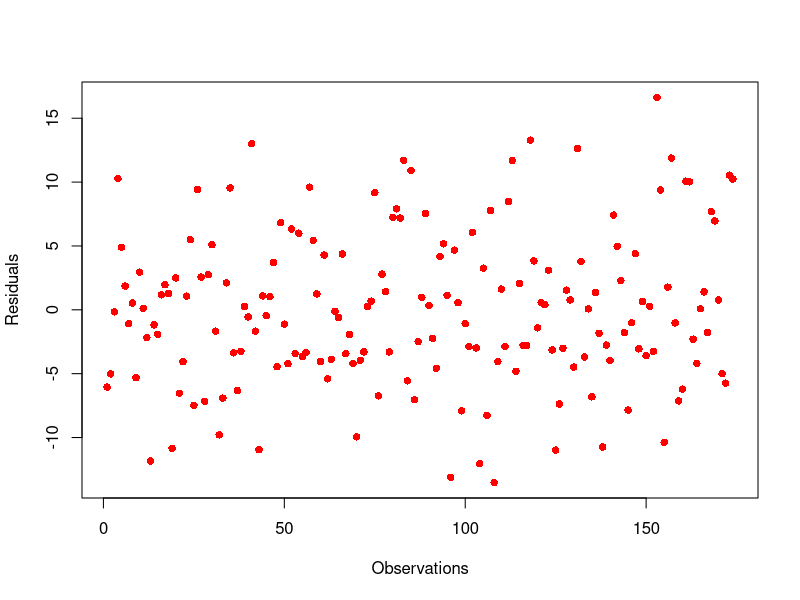
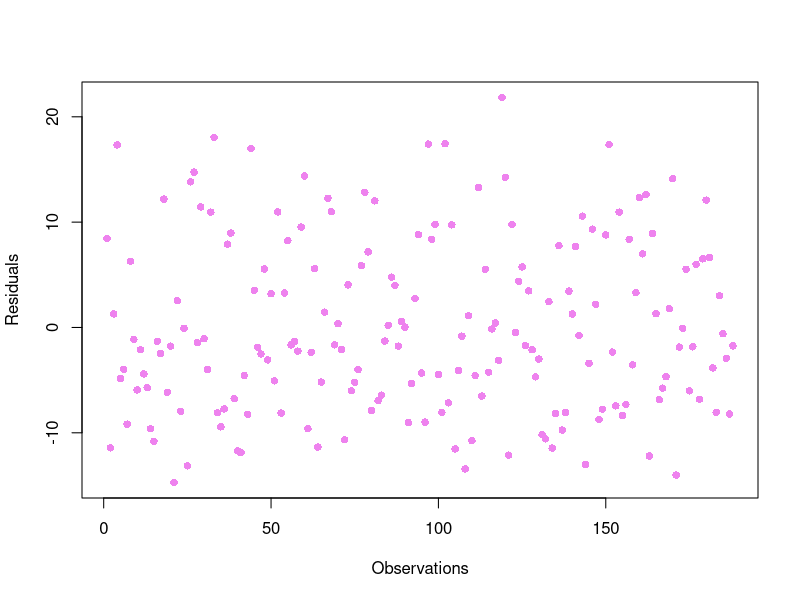
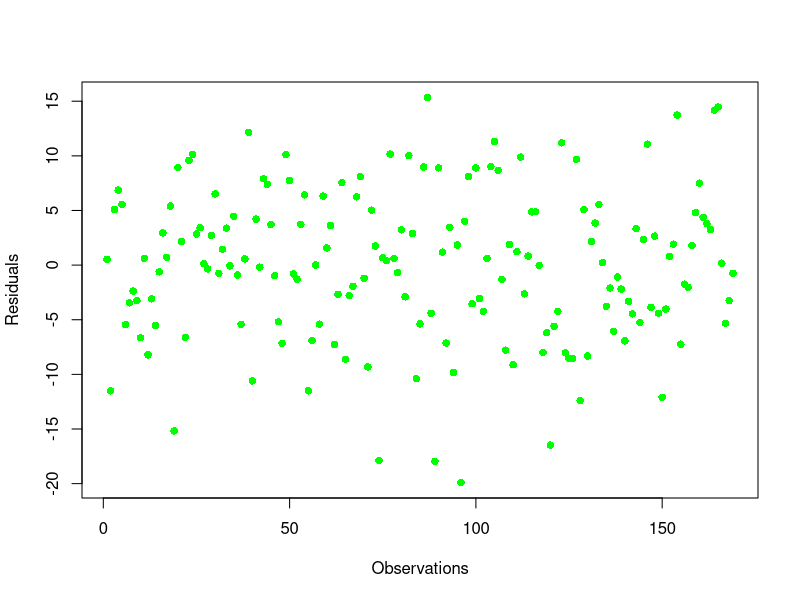
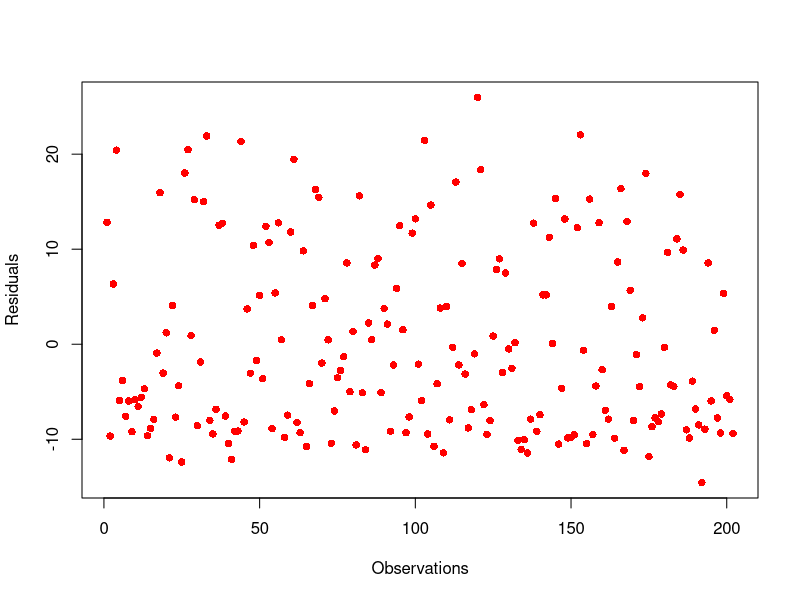
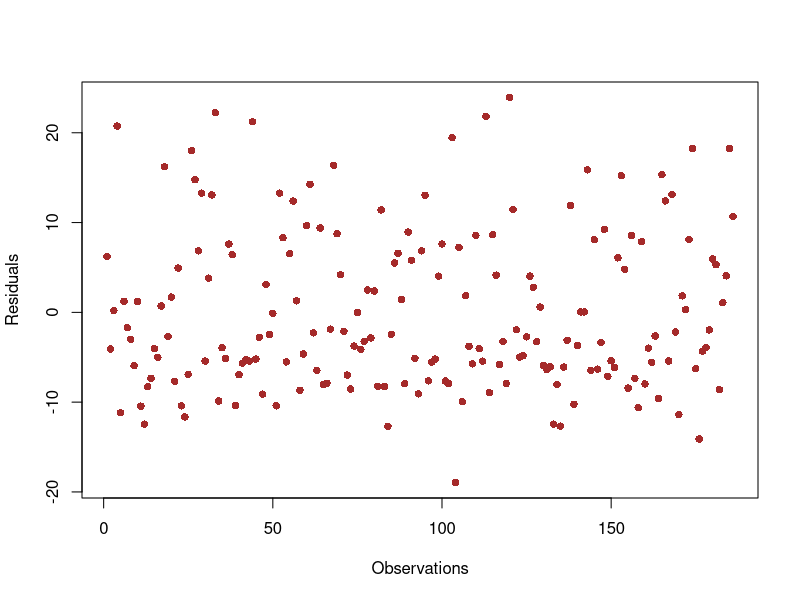
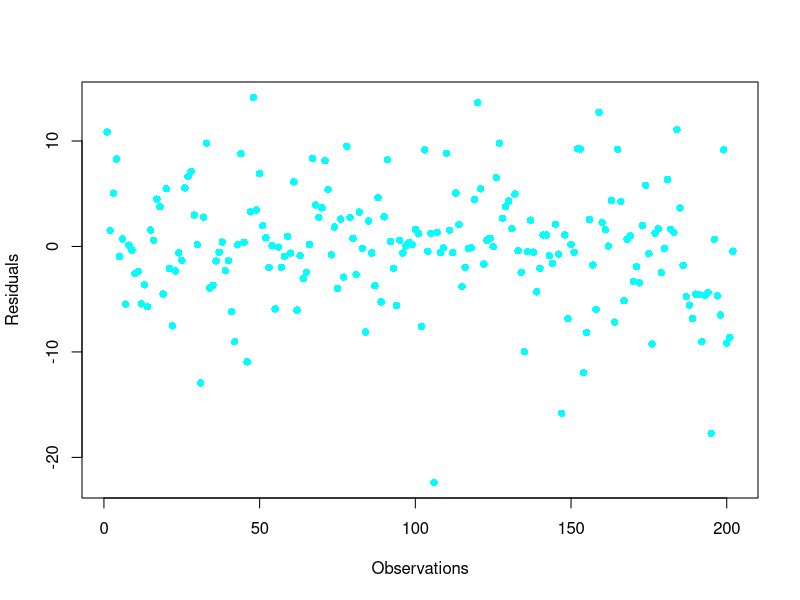
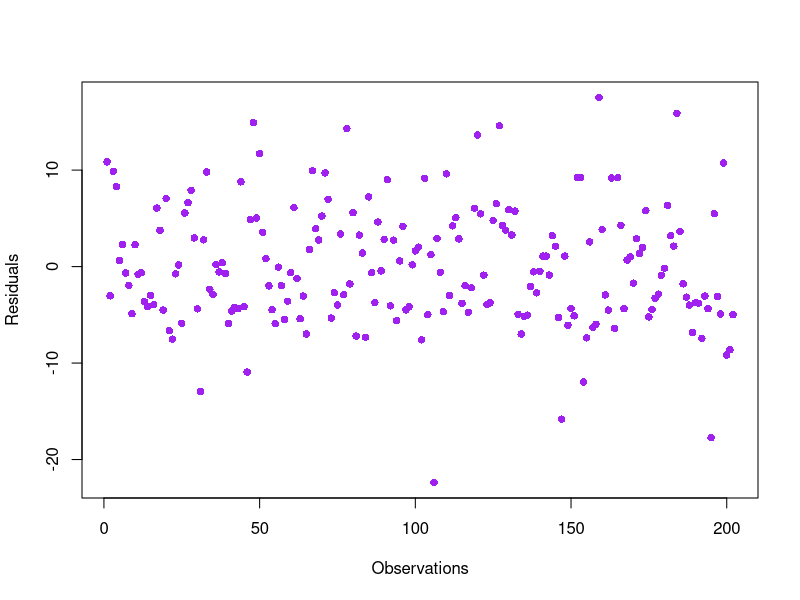
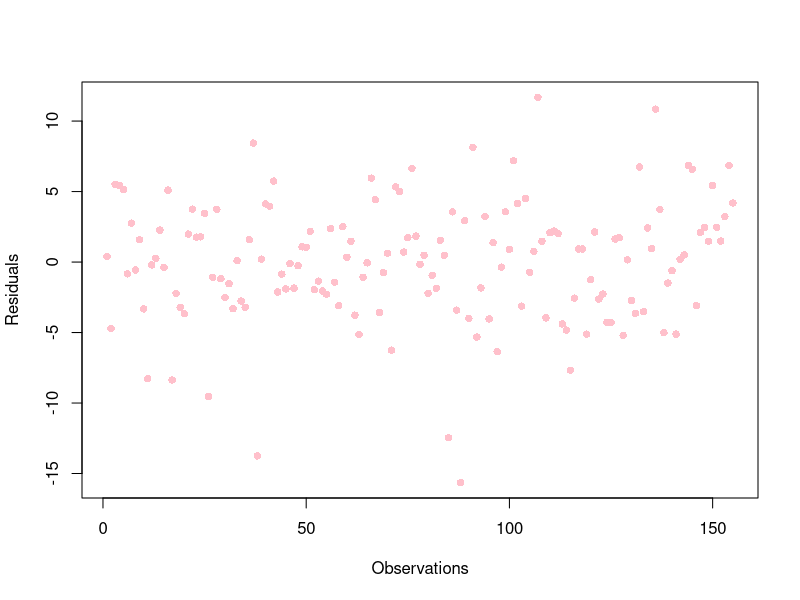

Here is the R script that generated these plots, in order:
## ---- chunk 1
library(tidyverse) 
data <- read.csv("world_clean.csv")
## ---- chunk 2
# fit the model
lm_birth_rate_predicted_by_years_in_school <- 
  lm(crude_birth_rate_perK ~  years_in_school , data = data) 
# get the coefficient table
summary(lm_birth_rate_predicted_by_years_in_school)$coeff
# make a residual plot
plot(lm_birth_rate_predicted_by_years_in_school$residuals, 
     pch = 16, col = "red", xlab = "Observations", ylab = "Residuals")
## ---- chunk 3
# fit the model
lm_birth_rate_predicted_by_gdp <- 
  lm(crude_birth_rate_perK ~  gdp , data = data) 
# get the coefficient table
summary(lm_birth_rate_predicted_by_gdp)$coeff
# make a residual plot
plot(lm_birth_rate_predicted_by_gdp$residuals, 
     pch = 16, col = "violet", xlab = "Observations", ylab = "Residuals")
## ---- chunk 4
# fit the model
lm_birth_rate_predicted_by_any_method <- 
  lm(crude_birth_rate_perK ~  any_method , data = data) 
# get the coefficient table
summary(lm_birth_rate_predicted_by_any_method)$coeff
# make a residual plot
plot(lm_birth_rate_predicted_by_any_method$residuals, 
     pch = 16, col = "green", xlab = "Observations", ylab = "Residuals")
## ---- chunk 5
# fit the model
lm_birth_rate_predicted_by_mean_age_of_childbearing <-
  lm(crude_birth_rate_perK ~  mean_age_of_childbearing , data = data) 
# get the coefficient table
summary(lm_birth_rate_predicted_by_mean_age_of_childbearing)$coeff
# make a residual plot
plot(lm_birth_rate_predicted_by_mean_age_of_childbearing$residuals, 
     pch = 16, col = "red", xlab = "Observations", ylab = "Residuals")
## ---- chunk 6
# fit the model
lm_birth_rate_predicted_by_score <- 
  lm(crude_birth_rate_perK ~  score , data = data) 
# get the coefficient table
summary(lm_birth_rate_predicted_by_score)$coeff
# make a residual plot
plot(lm_birth_rate_predicted_by_score$residuals, 
     pch = 16, col = "brown", xlab = "Observations", ylab = "Residuals")
## ---- chunk 7
# fit the model
lm_birth_rate_predicted_by_regionL <- 
  lm(crude_birth_rate_perK ~  region_l , data = data) 
# get the coefficient table
summary(lm_birth_rate_predicted_by_regionL)$coeff
# make a residual plot
plot(lm_birth_rate_predicted_by_regionL$residuals, 
     pch = 16, col = "cyan", xlab = "Observations", ylab = "Residuals")
## ---- chunk 8
# fit the model
lm_birth_rate_predicted_by_regionL <- 
  lm(crude_birth_rate_perK ~  r_Subsaharan_Africa + r_OtherOceania + r_CS.Asia , 
     data = data) 
# get the coefficient table
summary(lm_birth_rate_predicted_by_regionL)$coeff
# make a residual plot
plot(lm_birth_rate_predicted_by_regionL$residuals, 
     pch = 16, col = "purple", xlab = "Observations", ylab = "Residuals")
## ---- chunk 9
# select the variable we need
linear_model_variables <- data %>% 
  select(mean_age_of_childbearing, any_method, gdp, years_in_school, score)
# write a function to deal with NAs
NA2mean <- function(x) replace(x, is.na(x), mean(x, na.rm = TRUE))
# apply the function to the data frame
replaced_nulls <- replace(linear_model_variables, TRUE, 
                          lapply(linear_model_variables, NA2mean))
# get the correlation matrix
cor(replaced_nulls)
## ---- chunk 10
# fit the model
lm_birth_rate_all_features <- 
  lm(crude_birth_rate_perK ~ r_Subsaharan_Africa+ r_OtherOceania  + r_CS.Asia +
       mean_age_of_childbearing + any_method + gdp + years_in_school + score, 
     data = data) 
# get the coefficient table
summary(lm_birth_rate_all_features)$coeff
# make a residual plot
plot(lm_birth_rate_all_features$residuals, pch = 16, col = "pink",
     xlab = "Observations", ylab = "Residuals")
## ---- chunk 11
# fit the model
lm_birth_rate_all_features <- 
  lm(crude_birth_rate_perK ~ r_Subsaharan_Africa + r_OtherOceania + r_CS.Asia + 
       any_method + years_in_school + score, data = data) 
# get the coefficient table
summary(lm_birth_rate_all_features)$coeff
# plot the residuals
plot(lm_birth_rate_all_features$residuals, pch = 16, col = "purple",
     xlab = "Observations", ylab = "Residuals")
## ---- chunk 12
# fit the model
lm_infant_mortality_predicted_by_years_in_school <- 
  lm(infant_mortality ~  years_in_school , data = data) 
# get the coefficient table
summary(lm_infant_mortality_predicted_by_years_in_school)$coeff
# make a residual plot
plot(lm_infant_mortality_predicted_by_years_in_school$residuals, 
     pch = 16, col = "red", xlab = "Observations", ylab = "Residuals")
## ---- chunk 13
# fit the model
lm_infant_mortality_predicted_by_gdp <- 
  lm(infant_mortality ~  gdp , data = data) 
# get the coefficient table
summary(lm_infant_mortality_predicted_by_gdp)$coeff 
# make a residual plot
plot(lm_infant_mortality_predicted_by_gdp$residuals, 
     pch = 16, col = "violet", xlab = "Observations", ylab = "Residuals")
## ---- chunk 14
# fit the model
lm_infant_mortality_predicted_by_any_method <- 
  lm(infant_mortality ~  any_method , data = data) 
# get the correlation table
summary(lm_infant_mortality_predicted_by_any_method)$coeff
# make a residual plot
plot(lm_infant_mortality_predicted_by_any_method$residuals, 
     pch = 16, col = "green", xlab = "Observations", ylab = "Residuals")
## ---- chunk 15
# fit the model
lm_infant_mortality_predicted_by_mean_age_of_childbearing <- 
  lm(infant_mortality ~  mean_age_of_childbearing , data = data) 
# get the correlation table
summary(lm_infant_mortality_predicted_by_mean_age_of_childbearing)$coeff
# make a residual plot
plot(lm_infant_mortality_predicted_by_mean_age_of_childbearing$residuals, 
     pch = 16, col = "red", xlab = "Observations", ylab = "Residuals")
## ---- chunk 16
# fit the model
lm_infant_mortality_predicted_by_score <- 
  lm(infant_mortality ~  score , data = data) 
# get the correlation table
summary(lm_infant_mortality_predicted_by_score)$coeff
# make a residual plot
plot(lm_infant_mortality_predicted_by_score$residuals, 
     pch = 16, col = "cyan", xlab = "Observations", ylab = "Residuals")
## ---- chunk 17
# fit the model
lm_infant_mortality_predicted_by_regionL <- 
  lm(infant_mortality ~  region_l , data = data) 
# get the correlation table
summary(lm_infant_mortality_predicted_by_regionL)$coeff
# make a residual plot
plot(lm_infant_mortality_predicted_by_regionL$residuals, 
     pch = 16, col = "purple", xlab = "Observations", ylab = "Residuals")
## ---- chunk 18
# fit the model
lm_infant_mortality_predicted_by_regionL <- 
  lm(infant_mortality ~  r_Subsaharan_Africa + r_OtherOceania + r_CS.Asia, 
     data = data) 
# get the correlation table
summary(lm_infant_mortality_predicted_by_regionL)$coeff
# make a residual plot
plot(lm_infant_mortality_predicted_by_regionL$residuals, 
     pch = 16, col = "purple", xlab = "Observations", ylab = "Residuals")
## ---- chunk 19
# fit the model
lm_infant_mortality_all_features <- 
  lm(infant_mortality ~ r_Subsaharan_Africa + r_OtherOceania + r_CS.Asia +
       mean_age_of_childbearing + any_method + gdp + years_in_school + score, 
     data = data) 
# get the correlation table
summary(lm_infant_mortality_all_features)$coeff
# make a residual plot
plot(lm_infant_mortality_all_features$residuals, 
     pch = 16, col = "purple", xlab = "Observations", ylab = "Residuals")
## ---- chunk 20
# fit the model
lm_infant_mortality_selected_features_1 <- 
  lm(infant_mortality ~ r_Subsaharan_Africa + r_OtherOceania  + r_CS.Asia +
       mean_age_of_childbearing + any_method + years_in_school + score, 
     data = data) 
# get the correlation table
summary(lm_infant_mortality_selected_features_1)$coeff
# make a residual plot
plot(lm_infant_mortality_selected_features_1$residuals, 
     pch = 16, col = "purple", xlab = "Observations", ylab = "Residuals")
## ---- chunk 21
# fit the model
lm_infant_mortality_selected_features_2 <- 
  lm(infant_mortality ~ r_Subsaharan_Africa +  mean_age_of_childbearing + 
       any_method + years_in_school + score, data = data) 
# get the correlation table
summary(lm_infant_mortality_selected_features_2)$coeff
# make a residual plot
plot(lm_infant_mortality_selected_features_2$residuals, 
     pch = 16, col = "purple", xlab = "Observations", ylab = "Residuals")
## ---- chunk 22
# fit the model
lm_infant_mortality_selected_features_3 <- 
  lm(infant_mortality ~ r_Subsaharan_Africa + mean_age_of_childbearing + 
       any_method + years_in_school, data = data) 
# get the correlation table
summary(lm_infant_mortality_selected_features_3)$coeff
# make a residual plot
plot(lm_infant_mortality_selected_features_3$residuals, 
     pch = 16, col = "purple", xlab = "Observations", ylab = "Residuals")
## ---- chunk 23
sum(is.na(data$HIV_prev))
## ---- chunk 24
data_2 <- data %>% filter(HIV_prev > -1) 
## ---- chunk 25
# fit the model
lm_HIV_prev_predicted_by_years_in_school <- 
  lm(HIV_prev ~ years_in_school, data = data) 
# get the correlation table
summary(lm_HIV_prev_predicted_by_years_in_school)$coeff
# make a residual plot
plot(lm_HIV_prev_predicted_by_years_in_school$residuals, 
     pch = 16, col = "red", xlab = "Observations", ylab = "Residuals")
## ---- chunk 26
# fit the model
lm_HIV_prev_predicted_by_gdp <- lm(HIV_prev ~ gdp , data = data_2) 
# get the correlation table
summary(lm_HIV_prev_predicted_by_gdp)$coeff
# make a residual plot
plot(lm_HIV_prev_predicted_by_gdp$residuals, 
     pch = 16, col = "violet", xlab = "Observations", ylab = "Residuals")
## ---- chunk 27
# fit the model
lm_HIV_prev_predicted_by_any_method <- lm(HIV_prev ~ any_method , data = data_2)
# get the correlation table
summary(lm_HIV_prev_predicted_by_any_method)$coeff
# make a residual plot
plot(lm_HIV_prev_predicted_by_any_method$residuals, 
     pch = 16, col = "green", xlab = "Observations", ylab = "Residuals")
## ---- chunk 28
# fit the model
lm_HIV_prev_predicted_by_barrier <- lm(HIV_prev ~ barrier , data = data_2) 
# get the correlation table
summary(lm_HIV_prev_predicted_by_barrier)$coeff
# make a residual plot
plot(lm_HIV_prev_predicted_by_barrier$residuals, 
     pch = 16, col = "red", xlab = "Observations", ylab = "Residuals")
## ---- chunk 29
# fit the model
lm_HIV_prev_predicted_by_score <- lm(HIV_prev ~ score, data = data_2) 
# get the correlation table
summary(lm_HIV_prev_predicted_by_score)$coeff
# make a residual plot
plot(lm_HIV_prev_predicted_by_score$residuals, 
     pch = 16, col = "purple", xlab = "Observations", ylab = "Residuals")
## ---- chunk 30
# fit the model
lm_HIV_prev_predicted_by_regionL <- lm(HIV_prev ~ region_l, data = data_2) 
# get the correlation table
summary(lm_HIV_prev_predicted_by_regionL)$coeff
# make a residual plot
plot(lm_HIV_prev_predicted_by_regionL$residuals, 
     pch = 16, col = "cyan", xlab = "Observations", ylab = "Residuals")
## ---- chunk 31
# fit the model
lm_HIV_prev_all_features <- lm(HIV_prev ~ barrier + any_method + gdp +
                                 years_in_school + score, data = data) 
# get the correlation table
summary(lm_HIV_prev_all_features)$coeff
# make a residual plot
plot(lm_HIV_prev_all_features$residuals, 
     pch = 16, col = "purple", xlab = "Observations", ylab = "Residuals")
## ---- chunk 32
# fit the model
lm_HIV_prev_all_features <- 
  lm(HIV_prev ~ barrier + gdp + years_in_school, data = data) 
# get the correlation table
summary(lm_HIV_prev_all_features)$coeff
# make a residual plot
plot(lm_HIV_prev_all_features$residuals, 
     pch = 16, col = "purple", xlab = "Observations", ylab = "Residuals")
## ---- chunk 33
# fit the model
lm_HIV_prev_all_features <- lm(HIV_prev ~ barrier + gdp, data = data) 
# get the correlation table
summary(lm_HIV_prev_all_features)$coeff
# make a residual plot
plot(lm_HIV_prev_all_features$residuals, 
     pch = 16, col = "purple", xlab = "Observations", ylab = "Residuals")
